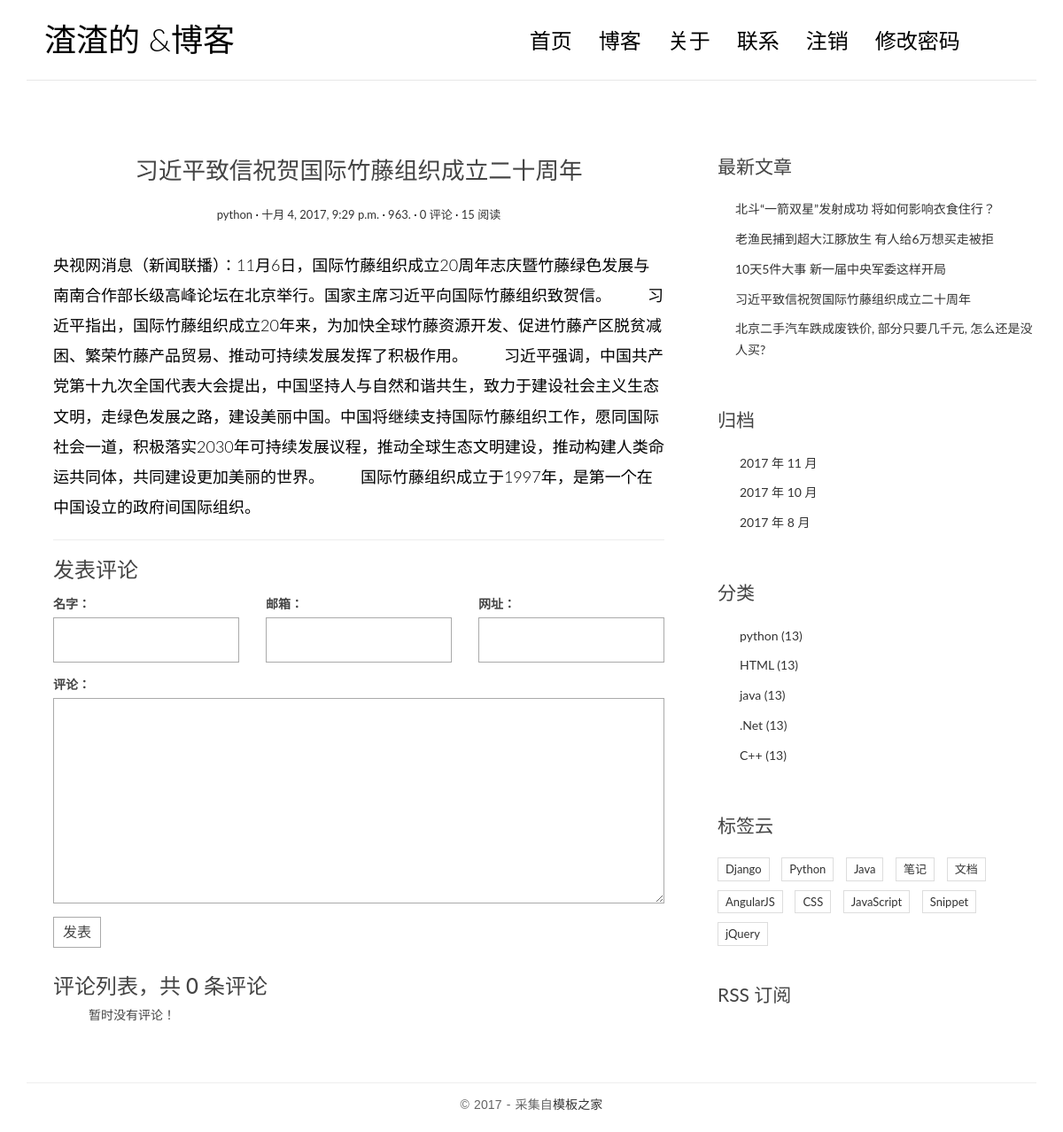
Page /post/2/ (signed in) on the committed database.
### myblog/models.py (models this page shows)
class Post(models.Model):
    title = models.CharField(max_length=64)
    body = models.TextField()
    created_time = models.DateTimeField()
    modified_time = models.DateTimeField()
    excerpt = models.CharField(max_length=256,blank=True)
    category = models.ForeignKey(Category)
    tags = models.ManyToManyField(Tag,blank=True)
    author = models.ForeignKey(User)
    views =models.PositiveIntegerField(default=0)
    def get_absolute_url(self):
        return reverse('myblog:detail',kwargs={"pk":self.pk})
    def increase_views(self):
        self.views +=1
        self.save(update_fields=['views'])

class Category(models.Model):
    name = models.CharField(max_length=64)

### myblog/views.py (the view)
# urls.py: url(r'^post/(?P<pk>[0-9]+)/$',login_required(views.PostDetailView.as_view()),name='detail'
class PostDetailView(DetailView):
    model = Post
    template_name = 'myblog/detail.html'
    context_object_name = 'post'
    def get(self,request,*args,**kwargs):
        response =super(PostDetailView,self).get(request,*args,**kwargs)
        self.object.increase_views()
        return response
    def get_object(self, queryset=None):
        post = super(PostDetailView, self).get_object(queryset=None)
        return post
    def get_context_data(self, **kwargs):
        context = super(PostDetailView,self).get_context_data(**kwargs)
        form = CommentForm()
        comment_list = self.object.comment_set.all()
        context.update({
            'form':form,
            'comment_list':comment_list
        })
        return context

### comments/forms.py
class CommentForm(forms.ModelForm):
    class Meta:
        model = Comment
        fields = ['name','email','url','text']

### myblog/templatetags/myblog_tags.py (called while the page is built)
@register.simple_tag()
def get_recent_post(num = 5):
    return Post.objects.all().order_by('-created_time')[:num]

@register.simple_tag()
def archives():
    return Post.objects.dates('created_time','month',order='DESC')

@register.simple_tag()
def get_categories():
    return Category.objects.all()

### templates/myblog/detail.html (shortened to what this page needs)
{% extends 'myblog/base.html' %}
{% block main %}
<article class="post post-{{ post.pk }}">
    <header class="entry-header">
        <h1 class="entry-title">{{ post.title }}</h1>
        <div class="entry-meta">
            <span class="post-category"><a href="#">{{ post.category.name }}</a></span>
            <span class="post-date"><a href="#"><time class="entry-date" datetime="{{ post.created_time }}">{{ post.created_time }}</time></a></span>
            <span class="post-author"><a href="#">{{ post.author }}</a></span>
            <span class="comments-link"><a href="{{ post.get_absolute_url }}#comment-area">{{ post.comment_set.count }} 评论</a></span>
            <span class="views-count"><a href="#">{{ post.views }} 阅读</a></span>
        </div>
    </header>
    <div class="entry-content clearfix">
        {{ post.body }}
    </div>
</article>
<section class="comment-area" id="comment-area">
    <hr>
    <h3>发表评论</h3>
    <form action="{% url 'comment:post_comment' post.pk %}" method="post" class="comment-form">
        <div class="row">
            <div class="col-md-4">
                <label for="i{{ form.mame.id_for_label }}">名字：</label>
                {{ form.name }}
            </div>
            <div class="col-md-4">
                <label for="{{ form.email.id_for_label }}">邮箱：</label>
                {{ form.email }}
            </div>
            <div class="col-md-4">
                <label for="{{ form.url.id_for_label }}">网址：</label>
                {{ form.url }}
            </div>
            <div class="col-md-12">
                <label for="{{ form.text.id_for_label }}">评论：</label>
                {{ form.text }}
                 <button type="submit" class="comment-btn">发表</button>
            </div>
        </div>
    </form>
    <div class="comment-list-panel">
        <h3>评论列表，共 <span>{{ post.comment_set.count }}</span> 条评论</h3>
        <ul>
            {% for comment in comment_list %}
            <li class = "comment-item">
                <span class = "nickname">{{ comment.name }}</span>
                <time class="submit-date">{{ comment.created_time }}</time>
                <div class="text">{{ comment.text }}</div>
            </li>
            {% empty %}
            暂时没有评论！
            {% endfor %}
        </ul>
    </div>
</section>
{% endblock main %}

### templates/myblog/base.html (shortened to what this page needs)
{% load staticfiles %}
{% load myblog_tags %}
<html>
<head>
    <link rel="stylesheet" href="{% static 'myblog/css/bootstrap.min.css' %}">
    <link rel="stylesheet" href="{% static 'myblog/css/custom.css' %}">
    <link rel="stylesheet" href="{% static 'myblog/css/pace.css' %}">
    <link rel="stylesheet" href="http://code.ionicframework.com/ionicons/2.0.1/css/ionicons.min.css">
</head>
<body>
<div class="container">
    <header id="site-header">
        <div class="row">
            <div class="col-md-4 col-sm-5 col-xs-8">
                <div class="logo">
                    <h1><a href="{% url 'myblog:index' %}"><b>渣渣的</b> &amp;博客</a></h1>
                </div>
            </div>
            <div class="col-md-8 col-sm-7 col-xs-4">
                <nav class="main-nav" role="navigation">
                    <div class="collapse navbar-collapse" id="bsexample-navbar-collapse-1">
                        <ul class="nav navbar-nav navbar-right">
                            <li class="cl-effect-11"><a href="{% url 'myblog:index' %}" data-hover="首页">首页</a></li>
                            <li class="cl-effect-11"><a href="fullwidth.html" data-hover="博客">博客</a></li>
                            <li class="cl-effect-11"><a href="about.html" data-hover="关于">关于</a></li>
                            <li class="cl-effect-11"><a href="contact.html" data-hover="联系">联系</a></li>
                            {% if user.is_authenticated %}
                            <li class="cl-effect-11"><a href="{% url 'logout' %}" data-hover="注销">注销</a></li>
                            <li class="cl-effect-11"><a href="{% url 'password_change' %}">修改密码</a></li>
                            {% else %}
                            <li class="cl-effect-11"><a href="{% url 'login' %}">登陆</a></li>
                            {% endif %}
                        </ul>
                    </div>
                </nav>
            </div>
        </div>
    </header>
</div>
<div class="content-body">
    <div class="container">
        <div class="row">
            <main class="col-md-8">
                {% block main %}
                {% endblock %}
            </main>
            <aside class="col-md-4">
                <div class="widget widget-recent-posts">
                    <h3 class="widget-title">最新文章</h3>
                    {% get_recent_post as recent_post_list %}
                    <ul>
                     {% for post in recent_post_list %}
                        <li>
                            <a href = "{{ post.get_absolute_url }}">{{ post.title }}</a>
                        </li>
                            {% empty %}
                            没有文章！
                            {% endfor %}
                    </ul>
                </div>
                <div class="widget widget-archives">
                    <h3 class="widget-title">归档</h3>
                    {% archives as date_list %}
                    <ul>
                        {% for date in date_list %}
                        <li>
                            <a href="{% url 'myblog:archives' date.year date.month %}">{{ date.year }} 年 {{ date.month }} 月</a>
                        </li>
                        {% empty %}
                         暂时没有归档文章！
                        {% endfor %}
                    </ul>
                </div>
                <div class="widget widget-category">
                    <h3 class="widget-title">分类</h3>
                    {% get_categories as category_list %}
                    <ul>
                        {% for category in category_list %}
                            <li>
                                <a href="{% url 'myblog:category' category.pk %}">{{ category.name }} <span class="post-count">(13)</span></a>
                            </li>
                        {% empty %}
                            暂无分类！
                        {% endfor %}
                    </ul>
                </div>
                <div class="widget widget-tag-cloud">
                    <h3 class="widget-title">标签云</h3>
                    <ul>
                        <li>
                            <a href="#">Django</a>
                        </li>
                        <li>
                            <a href="#">Python</a>
                        </li>
                        <li>
                            <a href="#">Java</a>
                        </li>
                        <li>
                            <a href="#">笔记</a>
                        </li>
                        <li>
                            <a href="#">文档</a>
                        </li>
                        <li>
                            <a href="#">AngularJS</a>
                        </li>
                        <li>
                            <a href="#">CSS</a>
                        </li>
                        <li>
                            <a href="#">JavaScript</a>
                        </li>
                        <li>
                            <a href="#">Snippet</a>
                        </li>
                        <li>
                            <a href="#">jQuery</a>
                        </li>
                    </ul>
                </div>
                <div class="rss">
                    <a href=""> RSS 订阅</a>
                </div>
            </aside>
        </div>
    </div>
</div>
<footer id="site-footer">
    <div class="container">
        <div class="row">
            <div class="col-md-12">
                <p class="copyright">&copy 2017 - 采集自<a href="http://www.cssmoban.com/" target="_blank" title="模板之家">模板之家</a></p>
            </div>
        </div>
    </div>
</footer>
</body>
</html>

### myblog/static/myblog/css/custom.css (style rules this page uses)
* { outline: none; }
h1, h2, h3, h4, h5, h6 { margin-top: 0; }
b { font-weight: 400; }
a { color: #333; }
body { color: #444; font-family: 'Lato', sans-serif; }
p { font-family: 'Ubuntu', sans-serif; font-weight: 400; word-spacing: 1px; letter-spacing: 0.01em; }
#site-header { background-color: #FFF; padding: 25px 20px; margin-bottom: 40px; border-bottom: 1px solid #e7e7e7; }
.logo h1 a { color: #000; }
.logo h1 { margin: 0; font-family: 'Lato', sans-serif; font-weight: 300; }
.main-nav { margin-top: 11px; max-width: 95%; }
.main-nav a { color: #000000 !important; padding: 0 0 5px 0 !important; margin-right: 30px; font-family: 'Lato', sans-serif; font-weight: 300; font-size: 24px; }
.cl-effect-11 a { padding: 10px 0; color: #0972b4; text-shadow: none; }
.cl-effect-11 a::before { position: absolute; top: 0; left: 0; overflow: hidden; padding: 0 0 5px 0 !important; max-width: 0; border-bottom: 1px solid #000; color: #000; content: attr(data-hover); white-space: nowrap; -webkit-transition: max-width 0.5s; -moz-transition: max-width 0.5s; transition: max-width 0.5s; }
.content-body { padding-bottom: 4em; }
.post { background: #fff; padding: 30px 30px 0; }
.entry-title { text-align: center; font-size: 1.9em; margin-bottom: 20px; line-height: 1.6; padding: 10px 20px 0; }
.entry-meta { text-align: center; color: #DDDDDD; font-size: 13px; margin-bottom: 30px; }
.entry-content { font-size: 18px; line-height: 1.9; font-weight: 300; color: #000; }
.post-category::after, .post-date::after, .post-author::after, .comments-link::after { content: ' ·'; color: #000; }
.widget { background: #fff; padding: 30px 0 0; }
.widget-title { font-size: 1.5em; margin-bottom: 20px; line-height: 1.6; padding: 10px 0 0; font-weight: 400; }
.widget-recent-posts ul { padding: 0; margin: 0; padding-left: 20px; }
.widget-recent-posts ul li { list-style-type: none; position: relative; line-height: 170%; margin-bottom: 10px; }
.widget-recent-posts ul li::before { content: '\f3d3'; font-family: "Ionicons"; position: absolute; left: -17px; top: 3px; font-size: 16px; color: #000; }
.widget-archives ul { padding: 0; margin: 0; padding-left: 25px; }
.widget-archives ul li { list-style-type: none; position: relative; line-height: 170%; margin-bottom: 10px; }
.widget-archives ul li::before { content: '\f3f3'; font-family: "Ionicons"; position: absolute; left: -25px; top: 1px; font-size: 16px; color: #000; }
.widget-category ul { padding: 0; margin: 0; padding-left: 25px; }
.widget-category ul li { list-style-type: none; position: relative; line-height: 170%; margin-bottom: 10px; }
.widget-category ul li::before { content: '\f3fe'; font-family: "Ionicons"; position: absolute; left: -25px; top: 1px; font-size: 18px; color: #000; }
.widget-tag-cloud ul { padding: 0; margin: 0; margin-right: -10px; }
.widget-tag-cloud ul li { list-style-type: none; font-size: 13px; display: inline-block; margin-right: 10px; margin-bottom: 10px; padding: 3px 8px; border: 1px solid #ddd; }
.rss { font-size: 21px; margin-top: 30px; }
.rss a { color: #444; }
#site-footer { padding-top: 10px; padding: 0 0 1.5em 0; }
.copyright { text-align: center; padding-top: 1em; margin: 0; border-top: 1px solid #eee; color: #666; }
.contact-form input, .comment-form input { border: 1px solid #aaa; margin-bottom: 15px; width: 100%; padding: 15px 15px; font-size: 16px; line-height: 100%; transition: 0.4s border-color linear; }
.contact-form textarea, .comment-form textarea { border: 1px solid #aaa; margin-bottom: 15px; width: 100%; padding: 15px 15px; font-size: 16px; line-height: 20px !important; min-height: 183px; transition: 0.4s border-color linear; }
.comment-area { padding: 0 30px 0; }
.comment-form { margin-top: 15px; }
.comment-form .comment-btn { background-color: #fff; border: 1px solid #aaa; font-size: 16px; padding: 5px 10px; }
.comment-list-panel { margin-top: 30px; }

### rows in the picture
Post: title "习近平致信祝贺国际竹藤组织成立二十周年", category.name "python", created_time "十月 4, 2017, 9:29 p.m.", author "963.", comment_set.count "0", views "15", body "央视网消息（新闻联播）：11月6日，国际竹藤组织成立20周年志庆暨竹藤绿色发展与南南合作部长级高峰论坛在北京举行。国家主席习近平向国际竹藤组织致贺信。 习近平指出，国际竹藤组织成立20年来，为加快全球竹藤资源开发、促进竹藤产区脱贫减困、繁荣竹藤产品贸易、推动可持续发展发挥了积极作用。 习近平强调，中国共产党第十九次全国代表大会提出，中国坚持人与自然和谐共生，致力于建设社会主义生态文明，走绿色发展之路，建设美丽中国。中国将继续支持国际竹藤组织工作，愿同国际社会一道，积极落实2030年可持续发展议程，推动全球生态文明建设，推动构建人类命运共同体，共同建设更加美丽的世界。 国际竹藤组织成立于1997年，是第一个在中国设立的政府间国际组织。"
Post: title "北斗“一箭双星”发射成功 将如何影响衣食住行？"
Post: title "老渔民捕到超大江豚放生 有人给6万想买走被拒"
Post: title "10天5件大事 新一届中央军委这样开局"
Post: title "北京二手汽车跌成废铁价, 部分只要几千元, 怎么还是没人买?"
Category: name "python"
Category: name "HTML"
Category: name "java"
Category: name ".Net"
Category: name "C++"

### other values in the picture
{{ date.year }} "2017" "2017" "2017"
{{ date.month }} "11" "10" "8"
